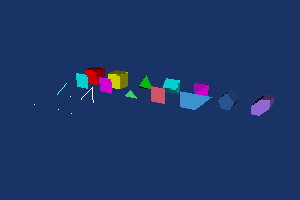

The Python source for this figure:
#!/usr/bin/env python

# Test picking cells and points on various cell types.

import vtkmodules.vtkInteractionStyle  # noqa: F401
import vtkmodules.vtkRenderingFreeType  # noqa: F401
import vtkmodules.vtkRenderingOpenGL2  # noqa: F401

from vtkmodules.vtkCommonCore import vtkPoints
from vtkmodules.vtkCommonDataModel import (
    vtkHexagonalPrism,
    vtkHexahedron,
    vtkLine,
    vtkPentagonalPrism,
    vtkPixel,
    vtkPolyLine,
    vtkPolyVertex,
    vtkPolygon,
    vtkPyramid,
    vtkQuad,
    vtkTetra,
    vtkTriangle,
    vtkTriangleStrip,
    vtkUnstructuredGrid,
    vtkVertex,
    vtkVoxel,
    vtkWedge,
)
from vtkmodules.vtkRenderingCore import (
    vtkActor,
    vtkCellPicker,
    vtkDataSetMapper,
    vtkPointPicker,
    vtkRenderWindow,
    vtkRenderWindowInteractor,
    vtkRenderer,
    vtkWorldPointPicker,
)

# Voxel
voxel_points = vtkPoints()
voxel_points.SetNumberOfPoints(8)
voxel_points.InsertPoint(0, 0, 0, 0)
voxel_points.InsertPoint(1, 1, 0, 0)
voxel_points.InsertPoint(2, 0, 1, 0)
voxel_points.InsertPoint(3, 1, 1, 0)
voxel_points.InsertPoint(4, 0, 0, 1)
voxel_points.InsertPoint(5, 1, 0, 1)
voxel_points.InsertPoint(6, 0, 1, 1)
voxel_points.InsertPoint(7, 1, 1, 1)
a_voxel = vtkVoxel()
for i in range(8):
    a_voxel.GetPointIds().SetId(i, i)
a_voxel_grid = vtkUnstructuredGrid()
a_voxel_grid.Allocate(1, 1)
a_voxel_grid.InsertNextCell(a_voxel.GetCellType(), a_voxel.GetPointIds())
a_voxel_grid.SetPoints(voxel_points)
a_voxel_mapper = vtkDataSetMapper()
a_voxel_mapper.SetInputData(a_voxel_grid)
a_voxel_actor = vtkActor()
a_voxel_actor.SetMapper(a_voxel_mapper)
a_voxel_actor.GetProperty().BackfaceCullingOn()

# Hexahedron
hexahedron_points = vtkPoints()
hexahedron_points.SetNumberOfPoints(8)
hexahedron_points.InsertPoint(0, 0, 0, 0)
hexahedron_points.InsertPoint(1, 1, 0, 0)
hexahedron_points.InsertPoint(2, 1, 1, 0)
hexahedron_points.InsertPoint(3, 0, 1, 0)
hexahedron_points.InsertPoint(4, 0, 0, 1)
hexahedron_points.InsertPoint(5, 1, 0, 1)
hexahedron_points.InsertPoint(6, 1, 1, 1)
hexahedron_points.InsertPoint(7, 0, 1, 1)
a_hexahedron = vtkHexahedron()
for i in range(8):
    a_hexahedron.GetPointIds().SetId(i, i)
a_hexahedron_grid = vtkUnstructuredGrid()
a_hexahedron_grid.Allocate(1, 1)
a_hexahedron_grid.InsertNextCell(a_hexahedron.GetCellType(), a_hexahedron.GetPointIds())
a_hexahedron_grid.SetPoints(hexahedron_points)
a_hexahedron_mapper = vtkDataSetMapper()
a_hexahedron_mapper.SetInputData(a_hexahedron_grid)
a_hexahedron_actor = vtkActor()
a_hexahedron_actor.SetMapper(a_hexahedron_mapper)
a_hexahedron_actor.AddPosition(2, 0, 0)
a_hexahedron_actor.GetProperty().BackfaceCullingOn()

# Tetra
tetra_points = vtkPoints()
tetra_points.SetNumberOfPoints(4)
tetra_points.InsertPoint(0, 0, 0, 0)
tetra_points.InsertPoint(1, 1, 0, 0)
tetra_points.InsertPoint(2, 0.5, 1, 0)
tetra_points.InsertPoint(3, 0.5, 0.5, 1)
a_tetra = vtkTetra()
for i in range(4):
    a_tetra.GetPointIds().SetId(i, i)
a_tetra_grid = vtkUnstructuredGrid()
a_tetra_grid.Allocate(1, 1)
a_tetra_grid.InsertNextCell(a_tetra.GetCellType(), a_tetra.GetPointIds())
a_tetra_grid.SetPoints(tetra_points)
a_tetra_mapper = vtkDataSetMapper()
a_tetra_mapper.SetInputData(a_tetra_grid)
a_tetra_actor = vtkActor()
a_tetra_actor.SetMapper(a_tetra_mapper)
a_tetra_actor.AddPosition(4, 0, 0)
a_tetra_actor.GetProperty().BackfaceCullingOn()

# Wedge
wedge_points = vtkPoints()
wedge_points.SetNumberOfPoints(6)
wedge_points.InsertPoint(0, 0, 1, 0)
wedge_points.InsertPoint(1, 0, 0, 0)
wedge_points.InsertPoint(2, 0, 0.5, 0.5)
wedge_points.InsertPoint(3, 1, 1, 0)
wedge_points.InsertPoint(4, 1, 0, 0)
wedge_points.InsertPoint(5, 1, 0.5, 0.5)
a_wedge = vtkWedge()
for i in range(6):
    a_wedge.GetPointIds().SetId(i, i)
a_wedge_grid = vtkUnstructuredGrid()
a_wedge_grid.Allocate(1, 1)
a_wedge_grid.InsertNextCell(a_wedge.GetCellType(), a_wedge.GetPointIds())
a_wedge_grid.SetPoints(wedge_points)
a_wedge_mapper = vtkDataSetMapper()
a_wedge_mapper.SetInputData(a_wedge_grid)
a_wedge_actor = vtkActor()
a_wedge_actor.SetMapper(a_wedge_mapper)
a_wedge_actor.AddPosition(6, 0, 0)
a_wedge_actor.GetProperty().BackfaceCullingOn()

# Pyramid
pyramid_points = vtkPoints()
pyramid_points.SetNumberOfPoints(5)
pyramid_points.InsertPoint(0, 0, 0, 0)
pyramid_points.InsertPoint(1, 1, 0, 0)
pyramid_points.InsertPoint(2, 1, 1, 0)
pyramid_points.InsertPoint(3, 0, 1, 0)
pyramid_points.InsertPoint(4, 0.5, 0.5, 1)
a_pyramid = vtkPyramid()
for i in range(5):
    a_pyramid.GetPointIds().SetId(i, i)
a_pyramid_grid = vtkUnstructuredGrid()
a_pyramid_grid.Allocate(1, 1)
a_pyramid_grid.InsertNextCell(a_pyramid.GetCellType(), a_pyramid.GetPointIds())
a_pyramid_grid.SetPoints(pyramid_points)
a_pyramid_mapper = vtkDataSetMapper()
a_pyramid_mapper.SetInputData(a_pyramid_grid)
a_pyramid_actor = vtkActor()
a_pyramid_actor.SetMapper(a_pyramid_mapper)
a_pyramid_actor.AddPosition(8, 0, 0)
a_pyramid_actor.GetProperty().BackfaceCullingOn()

# Pixel
pixel_points = vtkPoints()
pixel_points.SetNumberOfPoints(4)
pixel_points.InsertPoint(0, 0, 0, 0)
pixel_points.InsertPoint(1, 1, 0, 0)
pixel_points.InsertPoint(2, 0, 1, 0)
pixel_points.InsertPoint(3, 1, 1, 0)
a_pixel = vtkPixel()
for i in range(4):
    a_pixel.GetPointIds().SetId(i, i)
a_pixel_grid = vtkUnstructuredGrid()
a_pixel_grid.Allocate(1, 1)
a_pixel_grid.InsertNextCell(a_pixel.GetCellType(), a_pixel.GetPointIds())
a_pixel_grid.SetPoints(pixel_points)
a_pixel_mapper = vtkDataSetMapper()
a_pixel_mapper.SetInputData(a_pixel_grid)
a_pixel_actor = vtkActor()
a_pixel_actor.SetMapper(a_pixel_mapper)
a_pixel_actor.AddPosition(0, 0, 2)
a_pixel_actor.GetProperty().BackfaceCullingOn()

# Quad
quad_points = vtkPoints()
quad_points.SetNumberOfPoints(4)
quad_points.InsertPoint(0, 0, 0, 0)
quad_points.InsertPoint(1, 1, 0, 0)
quad_points.InsertPoint(2, 1, 1, 0)
quad_points.InsertPoint(3, 0, 1, 0)
a_quad = vtkQuad()
for i in range(4):
    a_quad.GetPointIds().SetId(i, i)
a_quad_grid = vtkUnstructuredGrid()
a_quad_grid.Allocate(1, 1)
a_quad_grid.InsertNextCell(a_quad.GetCellType(), a_quad.GetPointIds())
a_quad_grid.SetPoints(quad_points)
a_quad_mapper = vtkDataSetMapper()
a_quad_mapper.SetInputData(a_quad_grid)
a_quad_actor = vtkActor()
a_quad_actor.SetMapper(a_quad_mapper)
a_quad_actor.AddPosition(2, 0, 2)
a_quad_actor.GetProperty().BackfaceCullingOn()

# Triangle
triangle_points = vtkPoints()
triangle_points.SetNumberOfPoints(3)
triangle_points.InsertPoint(0, 0, 0, 0)
triangle_points.InsertPoint(1, 1, 0, 0)
triangle_points.InsertPoint(2, 0.5, 0.5, 0)
a_triangle = vtkTriangle()
for i in range(3):
    a_triangle.GetPointIds().SetId(i, i)
a_triangle_grid = vtkUnstructuredGrid()
a_triangle_grid.Allocate(1, 1)
a_triangle_grid.InsertNextCell(a_triangle.GetCellType(), a_triangle.GetPointIds())
a_triangle_grid.SetPoints(triangle_points)
a_triangle_mapper = vtkDataSetMapper()
a_triangle_mapper.SetInputData(a_triangle_grid)
a_triangle_actor = vtkActor()
a_triangle_actor.SetMapper(a_triangle_mapper)
a_triangle_actor.AddPosition(4, 0, 2)
a_triangle_actor.GetProperty().BackfaceCullingOn()

# Polygon
polygon_points = vtkPoints()
polygon_points.SetNumberOfPoints(4)
polygon_points.InsertPoint(0, 0, 0, 0)
polygon_points.InsertPoint(1, 1, 0, 0)
polygon_points.InsertPoint(2, 1, 1, 0)
polygon_points.InsertPoint(3, 0, 1, 0)
a_polygon = vtkPolygon()
a_polygon.GetPointIds().SetNumberOfIds(4)
for i in range(4):
    a_polygon.GetPointIds().SetId(i, i)
a_polygon_grid = vtkUnstructuredGrid()
a_polygon_grid.Allocate(1, 1)
a_polygon_grid.InsertNextCell(a_polygon.GetCellType(), a_polygon.GetPointIds())
a_polygon_grid.SetPoints(polygon_points)
a_polygon_mapper = vtkDataSetMapper()
a_polygon_mapper.SetInputData(a_polygon_grid)
a_polygon_actor = vtkActor()
a_polygon_actor.SetMapper(a_polygon_mapper)
a_polygon_actor.AddPosition(6, 0, 2)
a_polygon_actor.GetProperty().BackfaceCullingOn()

# Triangle strip
triangle_strip_points = vtkPoints()
triangle_strip_points.SetNumberOfPoints(5)
triangle_strip_points.InsertPoint(0, 0, 1, 0)
triangle_strip_points.InsertPoint(1, 0, 0, 0)
triangle_strip_points.InsertPoint(2, 1, 1, 0)
triangle_strip_points.InsertPoint(3, 1, 0, 0)
triangle_strip_points.InsertPoint(4, 2, 1, 0)
a_triangle_strip = vtkTriangleStrip()
a_triangle_strip.GetPointIds().SetNumberOfIds(5)
for i in range(5):
    a_triangle_strip.GetPointIds().SetId(i, i)
a_triangle_strip_grid = vtkUnstructuredGrid()
a_triangle_strip_grid.Allocate(1, 1)
a_triangle_strip_grid.InsertNextCell(a_triangle_strip.GetCellType(), a_triangle_strip.GetPointIds())
a_triangle_strip_grid.SetPoints(triangle_strip_points)
a_triangle_strip_mapper = vtkDataSetMapper()
a_triangle_strip_mapper.SetInputData(a_triangle_strip_grid)
a_triangle_strip_actor = vtkActor()
a_triangle_strip_actor.SetMapper(a_triangle_strip_mapper)
a_triangle_strip_actor.AddPosition(8, 0, 2)
a_triangle_strip_actor.GetProperty().BackfaceCullingOn()

# Line
line_points = vtkPoints()
line_points.SetNumberOfPoints(2)
line_points.InsertPoint(0, 0, 0, 0)
line_points.InsertPoint(1, 1, 1, 0)
a_line = vtkLine()
a_line.GetPointIds().SetId(0, 0)
a_line.GetPointIds().SetId(1, 1)
a_line_grid = vtkUnstructuredGrid()
a_line_grid.Allocate(1, 1)
a_line_grid.InsertNextCell(a_line.GetCellType(), a_line.GetPointIds())
a_line_grid.SetPoints(line_points)
a_line_mapper = vtkDataSetMapper()
a_line_mapper.SetInputData(a_line_grid)
a_line_actor = vtkActor()
a_line_actor.SetMapper(a_line_mapper)
a_line_actor.AddPosition(0, 0, 4)
a_line_actor.GetProperty().BackfaceCullingOn()

# Poly line
poly_line_points = vtkPoints()
poly_line_points.SetNumberOfPoints(3)
poly_line_points.InsertPoint(0, 0, 0, 0)
poly_line_points.InsertPoint(1, 1, 1, 0)
poly_line_points.InsertPoint(2, 1, 0, 0)
a_poly_line = vtkPolyLine()
a_poly_line.GetPointIds().SetNumberOfIds(3)
for i in range(3):
    a_poly_line.GetPointIds().SetId(i, i)
a_poly_line_grid = vtkUnstructuredGrid()
a_poly_line_grid.Allocate(1, 1)
a_poly_line_grid.InsertNextCell(a_poly_line.GetCellType(), a_poly_line.GetPointIds())
a_poly_line_grid.SetPoints(poly_line_points)
a_poly_line_mapper = vtkDataSetMapper()
a_poly_line_mapper.SetInputData(a_poly_line_grid)
a_poly_line_actor = vtkActor()
a_poly_line_actor.SetMapper(a_poly_line_mapper)
a_poly_line_actor.AddPosition(2, 0, 4)
a_poly_line_actor.GetProperty().BackfaceCullingOn()

# Vertex
vertex_points = vtkPoints()
vertex_points.SetNumberOfPoints(1)
vertex_points.InsertPoint(0, 0, 0, 0)
a_vertex = vtkVertex()
a_vertex.GetPointIds().SetId(0, 0)
a_vertex_grid = vtkUnstructuredGrid()
a_vertex_grid.Allocate(1, 1)
a_vertex_grid.InsertNextCell(a_vertex.GetCellType(), a_vertex.GetPointIds())
a_vertex_grid.SetPoints(vertex_points)
a_vertex_mapper = vtkDataSetMapper()
a_vertex_mapper.SetInputData(a_vertex_grid)
a_vertex_actor = vtkActor()
a_vertex_actor.SetMapper(a_vertex_mapper)
a_vertex_actor.AddPosition(0, 0, 6)
a_vertex_actor.GetProperty().BackfaceCullingOn()

# Poly vertex
poly_vertex_points = vtkPoints()
poly_vertex_points.SetNumberOfPoints(3)
poly_vertex_points.InsertPoint(0, 0, 0, 0)
poly_vertex_points.InsertPoint(1, 1, 0, 0)
poly_vertex_points.InsertPoint(2, 1, 1, 0)
a_poly_vertex = vtkPolyVertex()
a_poly_vertex.GetPointIds().SetNumberOfIds(3)
for i in range(3):
    a_poly_vertex.GetPointIds().SetId(i, i)
a_poly_vertex_grid = vtkUnstructuredGrid()
a_poly_vertex_grid.Allocate(1, 1)
a_poly_vertex_grid.InsertNextCell(a_poly_vertex.GetCellType(), a_poly_vertex.GetPointIds())
a_poly_vertex_grid.SetPoints(poly_vertex_points)
a_poly_vertex_mapper = vtkDataSetMapper()
a_poly_vertex_mapper.SetInputData(a_poly_vertex_grid)
a_poly_vertex_actor = vtkActor()
a_poly_vertex_actor.SetMapper(a_poly_vertex_mapper)
a_poly_vertex_actor.AddPosition(2, 0, 6)
a_poly_vertex_actor.GetProperty().BackfaceCullingOn()

# Pentagonal prism
penta_points = vtkPoints()
penta_points.SetNumberOfPoints(10)
penta_points.InsertPoint(0, 0.25, 0.0, 0.0)
penta_points.InsertPoint(1, 0.75, 0.0, 0.0)
penta_points.InsertPoint(2, 1.0, 0.5, 0.0)
penta_points.InsertPoint(3, 0.5, 1.0, 0.0)
penta_points.InsertPoint(4, 0.0, 0.5, 0.0)
penta_points.InsertPoint(5, 0.25, 0.0, 1.0)
penta_points.InsertPoint(6, 0.75, 0.0, 1.0)
penta_points.InsertPoint(7, 1.0, 0.5, 1.0)
penta_points.InsertPoint(8, 0.5, 1.0, 1.0)
penta_points.InsertPoint(9, 0.0, 0.5, 1.0)
a_penta = vtkPentagonalPrism()
for i in range(10):
    a_penta.GetPointIds().SetId(i, i)
a_penta_grid = vtkUnstructuredGrid()
a_penta_grid.Allocate(1, 1)
a_penta_grid.InsertNextCell(a_penta.GetCellType(), a_penta.GetPointIds())
a_penta_grid.SetPoints(penta_points)
a_penta_mapper = vtkDataSetMapper()
a_penta_mapper.SetInputData(a_penta_grid)
a_penta_actor = vtkActor()
a_penta_actor.SetMapper(a_penta_mapper)
a_penta_actor.AddPosition(10, 0, 0)
a_penta_actor.GetProperty().BackfaceCullingOn()

# Hexagonal prism
hexa_points = vtkPoints()
hexa_points.SetNumberOfPoints(12)
hexa_points.InsertPoint(0, 0.0, 0.0, 0.0)
hexa_points.InsertPoint(1, 0.5, 0.0, 0.0)
hexa_points.InsertPoint(2, 1.0, 0.5, 0.0)
hexa_points.InsertPoint(3, 1.0, 1.0, 0.0)
hexa_points.InsertPoint(4, 0.5, 1.0, 0.0)
hexa_points.InsertPoint(5, 0.0, 0.5, 0.0)
hexa_points.InsertPoint(6, 0.0, 0.0, 1.0)
hexa_points.InsertPoint(7, 0.5, 0.0, 1.0)
hexa_points.InsertPoint(8, 1.0, 0.5, 1.0)
hexa_points.InsertPoint(9, 1.0, 1.0, 1.0)
hexa_points.InsertPoint(10, 0.5, 1.0, 1.0)
hexa_points.InsertPoint(11, 0.0, 0.5, 1.0)
a_hexa = vtkHexagonalPrism()
for i in range(12):
    a_hexa.GetPointIds().SetId(i, i)
a_hexa_grid = vtkUnstructuredGrid()
a_hexa_grid.Allocate(1, 1)
a_hexa_grid.InsertNextCell(a_hexa.GetCellType(), a_hexa.GetPointIds())
a_hexa_grid.SetPoints(hexa_points)
a_hexa_mapper = vtkDataSetMapper()
a_hexa_mapper.SetInputData(a_hexa_grid)
a_hexa_actor = vtkActor()
a_hexa_actor.SetMapper(a_hexa_mapper)
a_hexa_actor.AddPosition(12, 0, 0)
a_hexa_actor.GetProperty().BackfaceCullingOn()

# Renderer setup
renderer = vtkRenderer()
renderer.SetBackground(0.1, 0.2, 0.4)

renderer.AddActor(a_voxel_actor)
a_voxel_actor.GetProperty().SetDiffuseColor(1, 0, 0)
renderer.AddActor(a_hexahedron_actor)
a_hexahedron_actor.GetProperty().SetDiffuseColor(1, 1, 0)
renderer.AddActor(a_tetra_actor)
a_tetra_actor.GetProperty().SetDiffuseColor(0, 1, 0)
renderer.AddActor(a_wedge_actor)
a_wedge_actor.GetProperty().SetDiffuseColor(0, 1, 1)
renderer.AddActor(a_pyramid_actor)
a_pyramid_actor.GetProperty().SetDiffuseColor(1, 0, 1)
renderer.AddActor(a_pixel_actor)
a_pixel_actor.GetProperty().SetDiffuseColor(0, 1, 1)
renderer.AddActor(a_quad_actor)
a_quad_actor.GetProperty().SetDiffuseColor(1, 0, 1)
renderer.AddActor(a_triangle_actor)
a_triangle_actor.GetProperty().SetDiffuseColor(0.3, 1, 0.5)
renderer.AddActor(a_polygon_actor)
a_polygon_actor.GetProperty().SetDiffuseColor(1, 0.4, 0.5)
renderer.AddActor(a_triangle_strip_actor)
a_triangle_strip_actor.GetProperty().SetDiffuseColor(0.3, 0.7, 1)
renderer.AddActor(a_line_actor)
a_line_actor.GetProperty().SetDiffuseColor(0.2, 1, 1)
renderer.AddActor(a_poly_line_actor)
a_poly_line_actor.GetProperty().SetDiffuseColor(1, 1, 1)
renderer.AddActor(a_vertex_actor)
a_vertex_actor.GetProperty().SetDiffuseColor(1, 1, 1)
renderer.AddActor(a_poly_vertex_actor)
a_poly_vertex_actor.GetProperty().SetDiffuseColor(1, 1, 1)
renderer.AddActor(a_penta_actor)
a_penta_actor.GetProperty().SetDiffuseColor(0.2, 0.4, 0.7)
renderer.AddActor(a_hexa_actor)
a_hexa_actor.GetProperty().SetDiffuseColor(0.7, 0.5, 1)

render_window = vtkRenderWindow()
render_window.AddRenderer(renderer)
render_window.SetWindowName("pick cells")
render_window.SetMultiSamples(0)
render_window.SetSize(300, 200)

interactor = vtkRenderWindowInteractor()
interactor.SetRenderWindow(render_window)

# Scene
renderer.ResetCamera()
renderer.GetActiveCamera().Azimuth(30)
renderer.GetActiveCamera().Elevation(20)
renderer.GetActiveCamera().Dolly(1.25)
renderer.ResetCameraClippingRange()

render_window.Render()

# Perform picks
cell_picker = vtkCellPicker()
point_picker = vtkPointPicker()
world_picker = vtkWorldPointPicker()

renderer.IsInViewport(0, 0)
x = 0
while x <= 265:
    y = 100
    while y <= 200:
        cell_picker.Pick(x, y, 0, renderer)
        point_picker.Pick(x, y, 0, renderer)
        world_picker.Pick(x, y, 0, renderer)
        y = y + 6
    x = x + 6

interactor.Initialize()
interactor.Start()
